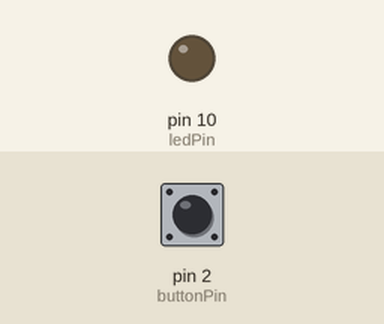
Simulated run of this sketch. Board: Arduino Uno, built with avr-gcc and run on an emulated ATmega328P. On the bench: output pins drawn as LEDs (lit = HIGH). Dashed ring = blinking. Inputs (shaded band) come from the test bench; at power-on: pin 2 (buttonPin) LOW.

Above: at 1.2 s.
1.3 s: pin 2 (buttonPin) pulled HIGH for 0.15 s
At 2.1 s:
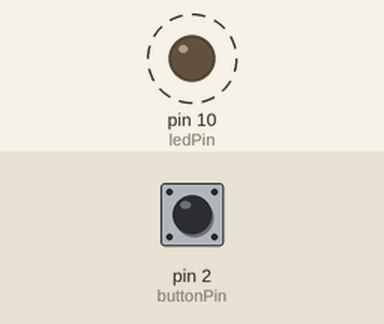
4.4 s: pin 2 (buttonPin) pulled HIGH for 1 s
8.4 s: pin 2 (buttonPin) pulled HIGH for 3.2 s
Timing chart, 0 to 14.8 s (numbered marks = the images above; inputs shaded):
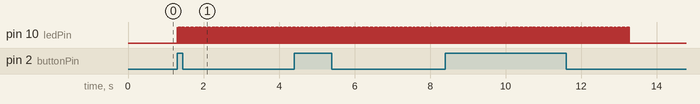

The sketch:

TakeTriggerSendTrain_4sec.ino
```cpp
// this constant won't change:
const int  buttonPin = 2;    // the pin that the pushbutton is attached to
const int ledPin = 10;       // the pin that the LED is attached to
const int M = 133;

// Variables will change:
// int buttonPushCounter = 0;   // counter for the number of button presses
int buttonState = 0;         // current state of the button
int lastButtonState = 0;     // previous state of the button

void setup() {
  // initialize the button pin as a input:
  pinMode(buttonPin, INPUT);
  // initialize the LED as an output:
  pinMode(ledPin, OUTPUT);
  // initialize serial communication:
   Serial.begin(9600);
}

// the loop function runs over and over again forever
void loop() {
  // read the pushbutton input pin:
  if (digitalRead(buttonPin)) {
    digitalWrite(ledPin, HIGH);   // turn the LED on (HIGH is the voltage level)
 for (int m = 1; m < M+1; m ++) {
digitalWrite(ledPin, HIGH);   // turn the LED on (HIGH is the voltage level)
  delay(10);                       // wait for a second
  digitalWrite(ledPin, LOW);    // turn the LED off by making the voltage LOW
  delay(20);
      }
          // Delay a little bit to avoid bouncing
    delay(10);
    }
//exit(0);
}
```

Measured:
- after the input at 1.3 s, pin 10 (ledPin): alternates HIGH for 0.01 s and LOW for 0.02 s, starting at once
